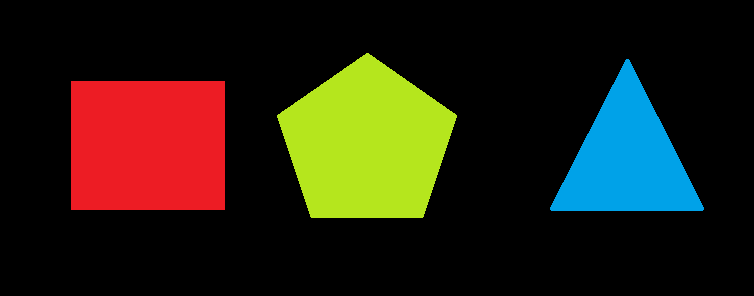
#> input picture paint.png, 754 x 296 px, found by its file name
$ python testshape.py   (Python 2 division)   (older library calls are emulated)
#> lines starting #> are read from the running program, lines starting #| are printed output that depends on the picture; after the words box and inside, x2 and y2 are one past the last pixel; in counts of white or black regions, pixels touching at a corner belong together
import numpy as np
import cv2

im = cv2.imread('c:/paint.png')
#> im is the input picture: shape (296, 754, 3); mean B, G, R 18.5, 32.7, 37.9
cv2.imshow('original image',im)
cv2.waitKey()

imgray = cv2.cvtColor(im,cv2.COLOR_BGR2GRAY)
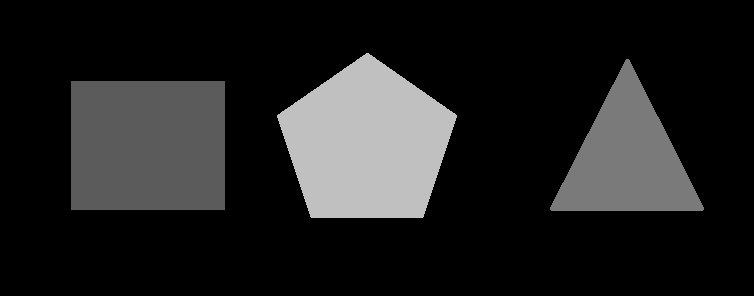
#> imgray: shape (296, 754); min 0, max 192, mean 32.6
cv2.imshow('gray image',imgray)
cv2.waitKey()

ret,thresh = cv2.threshold(imgray,80,255,0)
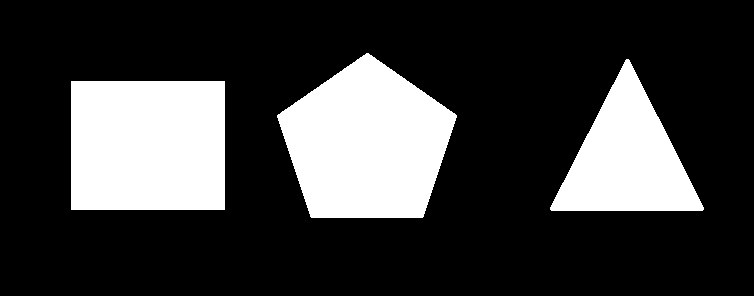
#> thresh: shape (296, 754); 23.6% white; 3 white regions
cv2.imshow('thresh image',thresh)
cv2.waitKey()

image, contours, hierarchy = cv2.findContours(thresh,cv2.RETR_TREE,cv2.CHAIN_APPROX_SIMPLE)
#> contours = 3 contours; box (x1, y1, x2, y2) and area: (277, 53, 457, 218) 20457, (71, 81, 225, 210) 19584, (550, 59, 704, 211) 11936
cv2.imshow('cont image',image)
cv2.waitKey()
ctt=0
for cnt in contours:
    approx = cv2.approxPolyDP(cnt,0.01*cv2.arcLength(cnt,True),True)
    print len(approx)
    if len(approx)==5:
        print "pentagon"
        cv2.drawContours(im,[cnt],0,255,-1)
        ctt+=1
    elif len(approx)==3:
        print "triangle"
        cv2.drawContours(im,[cnt],0,(0,255,0),-1)
        ctt+=1
    elif len(approx)==4:
        print "square"
        cv2.drawContours(im,[cnt],0,(0,0,255),-1)
        ctt+=1
    elif len(approx) == 9:
        print "half-circle"
        cv2.drawContours(im,[cnt],0,(255,255,0),-1)
        ctt+=1
    elif len(approx) > 15:
        print "circle"
        cv2.drawContours(im,[cnt],0,(0,255,255),-1)
        ctt+=1
#> this loop made 3 passes
#> approx on passes 1 to 2: [[71, 81], [71, 209], [224, 209], [224, 81]], [[626, 59], [550, 209], [702, 210]]
#| 4
#| square
#| 3
#| triangle
#| 5
#| pentagon
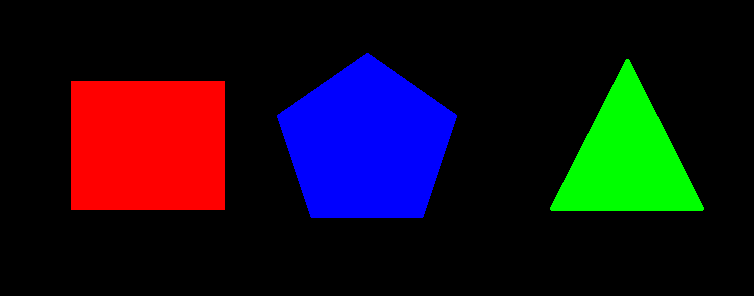
#> im: shape (296, 754, 3); mean B, G, R 23.7, 13.9, 22.7
#> after the loop, ctt = 3

cv2.imshow('img',im)
cv2.waitKey(0)
cv2.destroyAllWindows()
print "Total no.= ",ctt
#| Total no.=  3

$ run again, with t3.png copied over paint.png
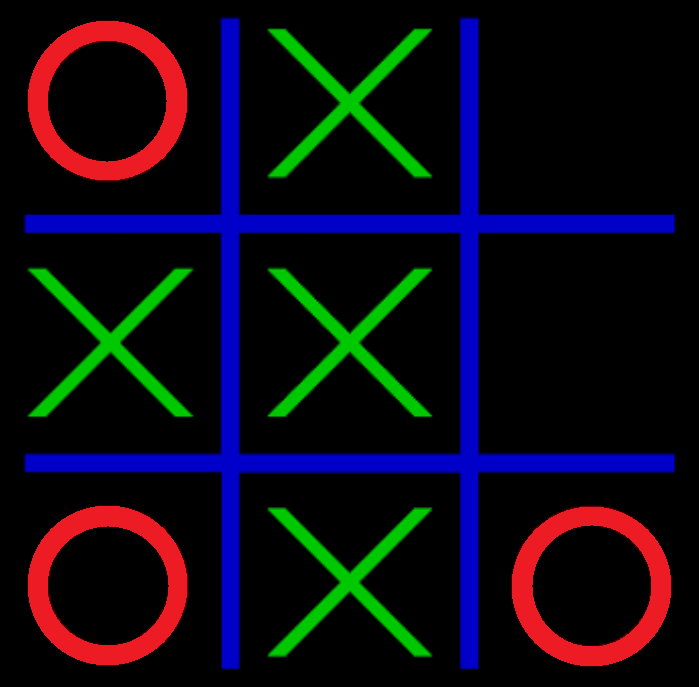
#> input picture t3.png, 699 x 687 px, found by its file name
#> im is the input picture: shape (687, 699, 3); mean B, G, R 21.2, 10.5, 13.2
#> `ret,thresh = cv2.threshold(imgray,80,255,0)`:
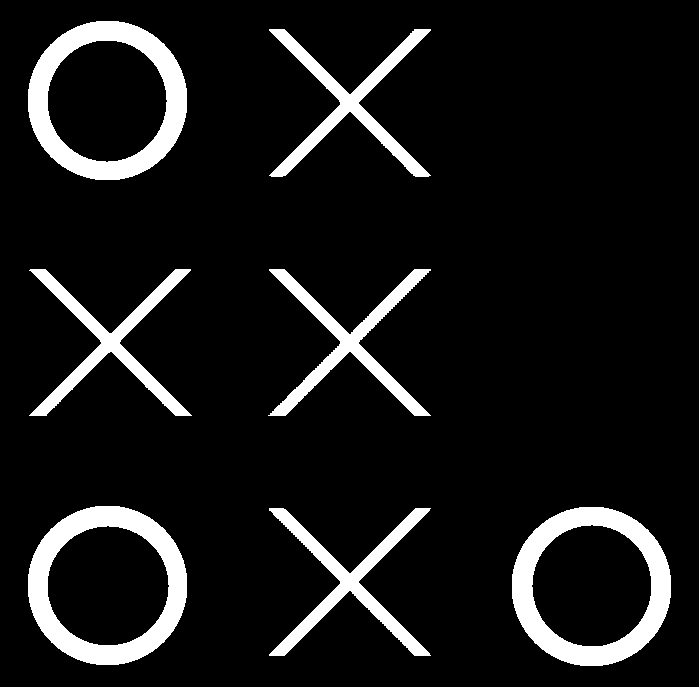
#> thresh: shape (687, 699); 9.6% white; 7 white regions
#> contours = 10 contours; largest, box (x1, y1, x2, y2) and area: (512, 507, 671, 666) 19818, (28, 506, 187, 665) 19818, (28, 21, 187, 180) 19818, (531, 524, 652, 647) 11446, (47, 525, 170, 646) 11446
#> the loop `for cnt in contours:` made 10 passes
#| 12
#| 16
#| circle
#| 15
#| 16
#| circle
#> (further printed lines are left out)
#> after the loop `for cnt in contours:`:
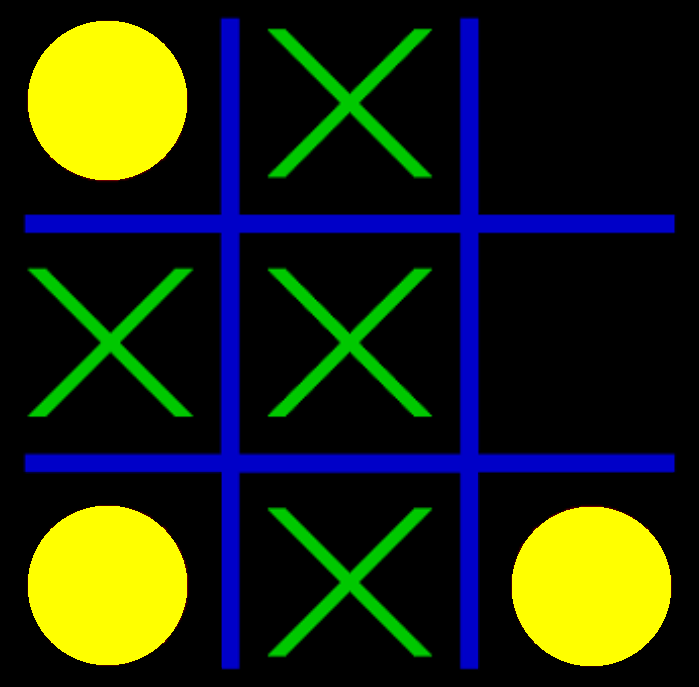
#> im: shape (687, 699, 3); 12.52% of pixels changed, all inside (x1, y1, x2, y2) = (28, 21, 671, 666)
#> after the loop `for cnt in contours:`: ctt = 3
#| Total no.=  3

$ run again, with black.jpg saved as paint.png
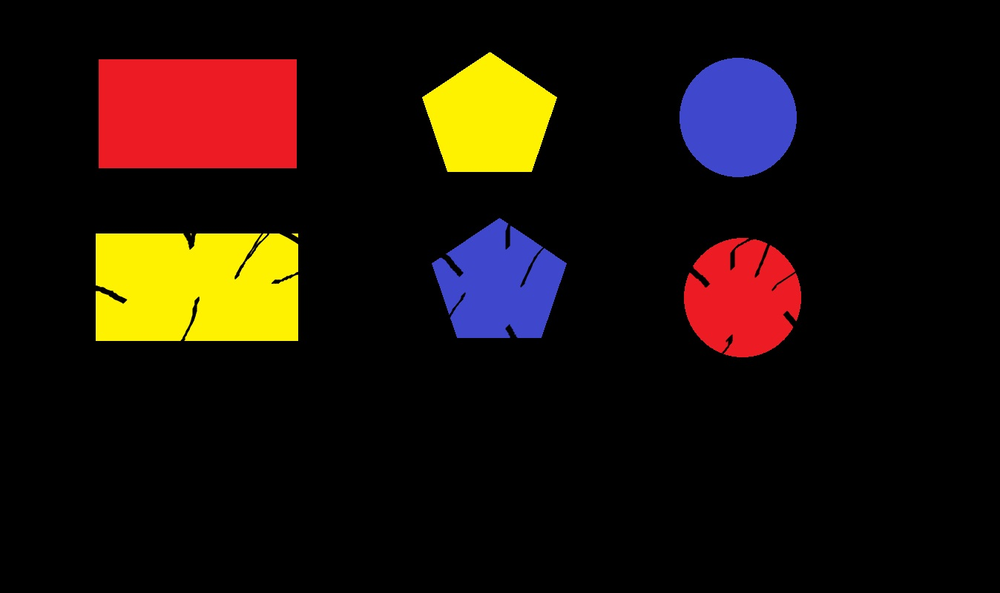
#> input picture black.jpg, 1000 x 593 px, shrunk from 1348 x 800 before the run, found by its file name
#> im is the input picture: shape (593, 1000, 3); mean B, G, R 9.7, 17.3, 28.9
#> `ret,thresh = cv2.threshold(imgray,80,255,0)`:
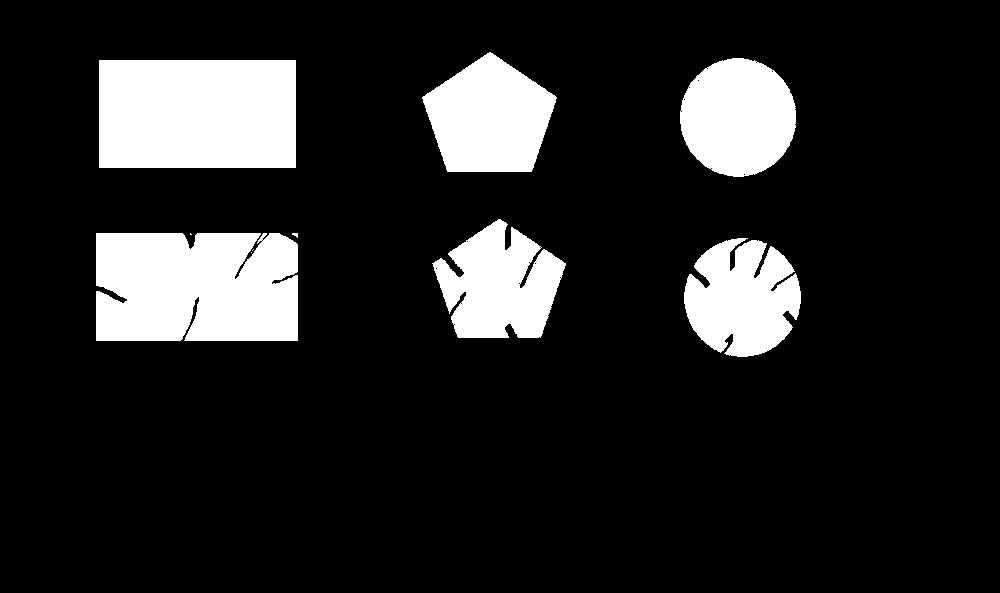
#> thresh: shape (593, 1000); 14.3% white; 10 white regions (4 under 20 px)
#> contours = 29 contours, 23 with area under 20; largest, box (x1, y1, x2, y2) and area: (99, 60, 296, 168) 20972, (96, 233, 298, 341) 20639, (422, 52, 557, 172) 11123, (680, 58, 796, 177) 10630, (432, 219, 566, 338) 10142, (684, 238, 801, 357) 9842
#> the loop `for cnt in contours:` made 29 passes
#> approx on passes 1, 2, 5, 7, 9, 10, 11, 12: [[251, 252]], [[253, 249], [252, 250]], [[190, 233], [190, 234], [191, 234]], [[261, 240], [262, 239], [263, 240], [262, 241]], [[453, 324], [454, 323], [455, 324], [454, 325]], [[460, 303], [461, 302], [462, 303], [461, 304]], [[518, 283], [519, 282], [520, 283], [519, 284]], [[559, 277], [560, 276], [561, 277], [560, 278]]
#> (printed output is left out)
#> after the loop `for cnt in contours:`:
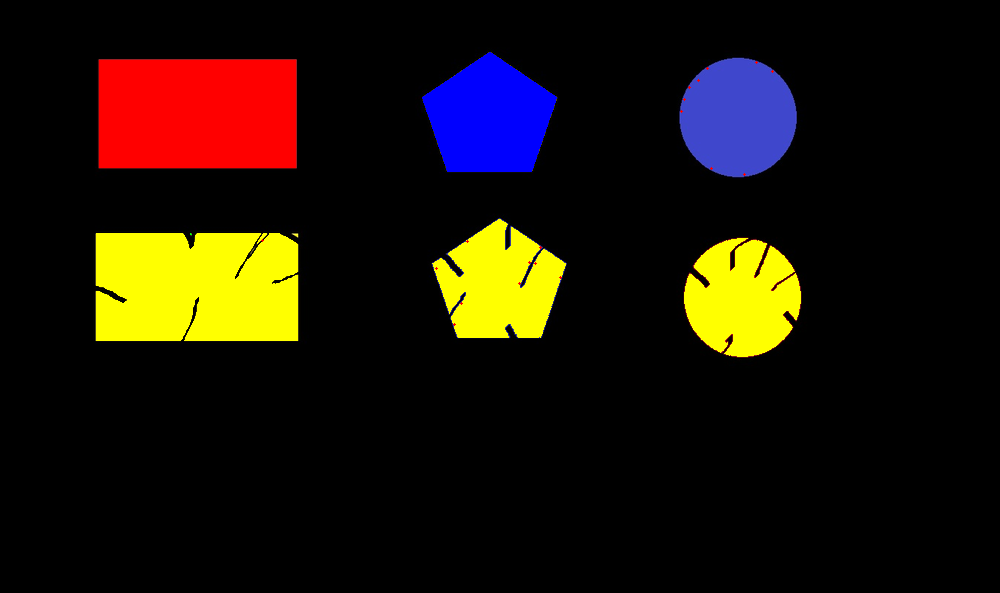
#> im: shape (593, 1000, 3); 12.53% of pixels changed, all inside (x1, y1, x2, y2) = (96, 52, 801, 357)
#> after the loop `for cnt in contours:`: ctt = 25
#| Total no.=  25
